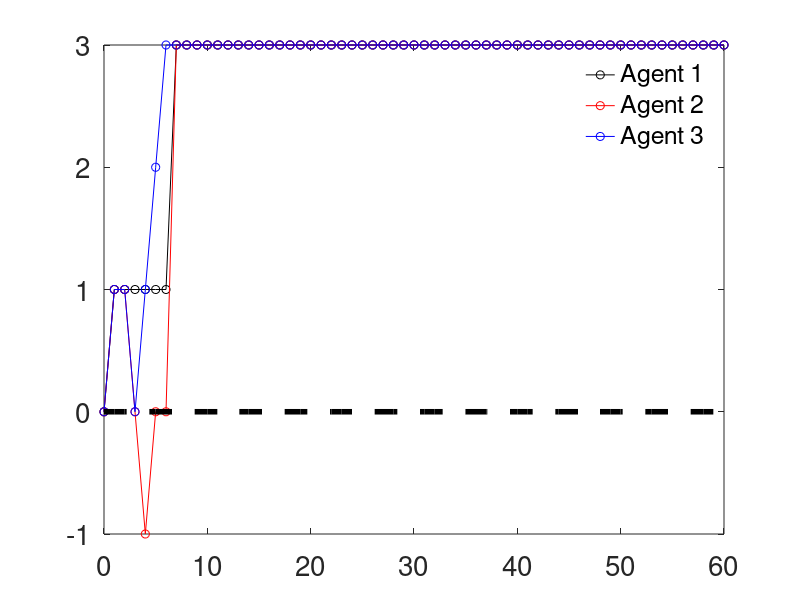

The MATLAB script that drew this image: (Note: this script raises an error after producing the figure.)
clear;

%Initializing the length of time for which the simulation will run
l = 60;
t1 = 0:l;

%Initializing parameters

%We allow jumps of unit "information" with probabilities p, q, and s,
%respectively
p = exp(1)/6;
q = 1/6;
s = 1-p-q;

evidence_amounts = [log(p/q), -log(p/q), 0];

%Threshold values
thr = 3;
thetap = thr;
thetam = -thr;

%We draw the observation of the environment at each time from a true
%multinomial distribution.  Each agent's is independent.
obs1 = mnrnd(1,[p,q,s],l);
obs2 = mnrnd(1,[p,q,s],l);
obs3 = mnrnd(1,[p,q,s],l);

%The information obtained from the observations described above.
llr1 = obs1*(evidence_amounts)';
llr2 = obs2*(evidence_amounts)';
llr3 = obs3*(evidence_amounts)';

%The sum to obtain the log-likelihood ratio at a time t
ag1_private = cumsum(llr1);
ag2_private = cumsum(llr2);
ag3_private = cumsum(llr3);

done1 = 0;
done2 = 0;
done3 = 0;

done = [done1;done2;done3];
ag1fire = 0;
ag2fire = 0;
ag3fire = 0;

for k = 1:l
    if(done == 0)
        if(ag1_private(k) >= thetap)
            ag1_private(k) = thetap;
            done1 = 1;
            ag1fire = k;
        elseif(ag1_private(k) <= thetam)
            ag1_private(k) = thetam;
            done1 = 1;
            ag1fire = k;
        end
        if(ag2_private(k) >= thetap)
            ag2_private(k) = thetap;
            done2 = 1;
            ag2fire = k;
        elseif(ag2_private(k) <= thetam)
            ag2_private(k) = thetam;
            done2 = 1;
            ag2fire = k;
        end
        if(ag3_private(k) >= thetap)
            ag3_private(k) = thetap;
            done3 = 1;
            ag3fire = k;
        elseif(ag3_private(k) <= thetam)
            ag3_private(k) = thetam;
            done3 = 1;
            ag3fire = k;
        end
    else
        if(done1 == 1)
            ag1_private(k) = ag1_private(k-1);
        end
        if(done2 == 1)
            ag2_private(k) = ag2_private(k-1);
        end
        if(done3 == 1)
            ag3_private(k) = ag3_private(k-1);
        end
   
    end
    done = [done1;done2;done3];
end

agents = [ag1_private, ag2_private, ag3_private];
agfire = [ag1fire;ag2fire;ag3fire];
valid_inds = (agfire>0)';
first_fire = agfire(valid_inds);
boss = agents(:,valid_inds);
decider = find(valid_inds>0,1);

%Now we determine which of three cases we obtained.  The three cases are:
%(1) both remaining agents leaned toward the first agent's decision and
%therefore immediately make the same decision as the first agent when they
%receive the information from the original decider, (2) one of the
%remaining agents agrees with the first decider and the other does not, and
%(3) the remaining agents do not agree with the first. 

state_d = sign(boss(first_fire));
if(done1  == 1)
    state_1 = sign(agents(first_fire+1,2));
    state_2 = sign(agents(first_fire+1,3));
elseif(done2 == 1)
    state_1 = sign(agents(first_fire+1,1));
    state_2 = sign(agents(first_fire+1,3));
else
    state_1 = sign(agents(first_fire+1,1));
    state_2 = sign(agents(first_fire+1,2));
end

if(state_d == state_1 && state_d == state_2)
    situation = 1;
elseif((state_d == state_1 && state_d ~= state_2) || (state_d == state_2 && state_d ~= state_1))
    situation = 2;
else
    situation = 3;
end

%Now that the independent accumulation of evidence phase is over, we will
%begin accounting for social information exchanged between the agents.
%First, from the first decision, there is a kick of size theta_+ or theta_-
%to the remaining agents.

decision_kick = sign(boss(first_fire))*thr;

for k = first_fire+1:l
    if(done1 == 1)
        ag2_private(k) = ag2_private(k) + decision_kick;
        ag3_private(k) = ag3_private(k) + decision_kick;
        if(ag2_private(k) >= thetap)
            ag2_private(k) = thetap;
        elseif(ag2_private(k) <= thetam)
            ag2_private(k) = thetam;
        end
        if(ag3_private(k) >= thetap)
            ag3_private(k) = thetap;
        elseif(ag3_private(k) <= thetam)
            ag3_private(k) = thetam;
        end
    elseif(done2 == 1)
        ag1_private(k) = ag1_private(k) + decision_kick;
        ag3_private(k) = ag3_private(k) + decision_kick;
        if(ag1_private(k) >= thetap)
            ag1_private(k) = thetap;
        elseif(ag1_private(k) <= thetam)
            ag1_private(k) = thetam;
        end
        if(ag3_private(k) >= thetap)
            ag3_private(k) = thetap;
        elseif(ag3_private(k) <= thetam)
            ag3_private(k) = thetam;
        end
    else
        ag1_private(k) = ag1_private(k) + decision_kick;
        ag2_private(k) = ag2_private(k) + decision_kick;
        if(ag1_private(k) >= thetap)
            ag1_private(k) = thetap;
        elseif(ag1_private(k) <= thetam)
            ag1_private(k) = thetam;
        end
        if(ag2_private(k) >= thetap)
            ag2_private(k) = thetap;
        elseif(ag2_private(k) <= thetam)
            ag2_private(k) = thetam;
        end
    end
    
    
end

z = zeros(length(t1),1);


figure(1)
plot(t1,[0;ag1_private]','k-o',t1,[0;ag2_private]','r-o',t1,[0;ag3_private]','b-o',t1,z,'k--','LineWidth',4,'MarkerSize',7)
set(gca,'fontsize',20)
ax = gca;
hh = legend('Agent 1','Agent 2','Agent 3');
set(hh,'box','off')
ax.XTick = [0 first_fire];
ax.YTick = [thetam 0 thetap];
%axis([0 1.3*first_fire thetam thetap])
